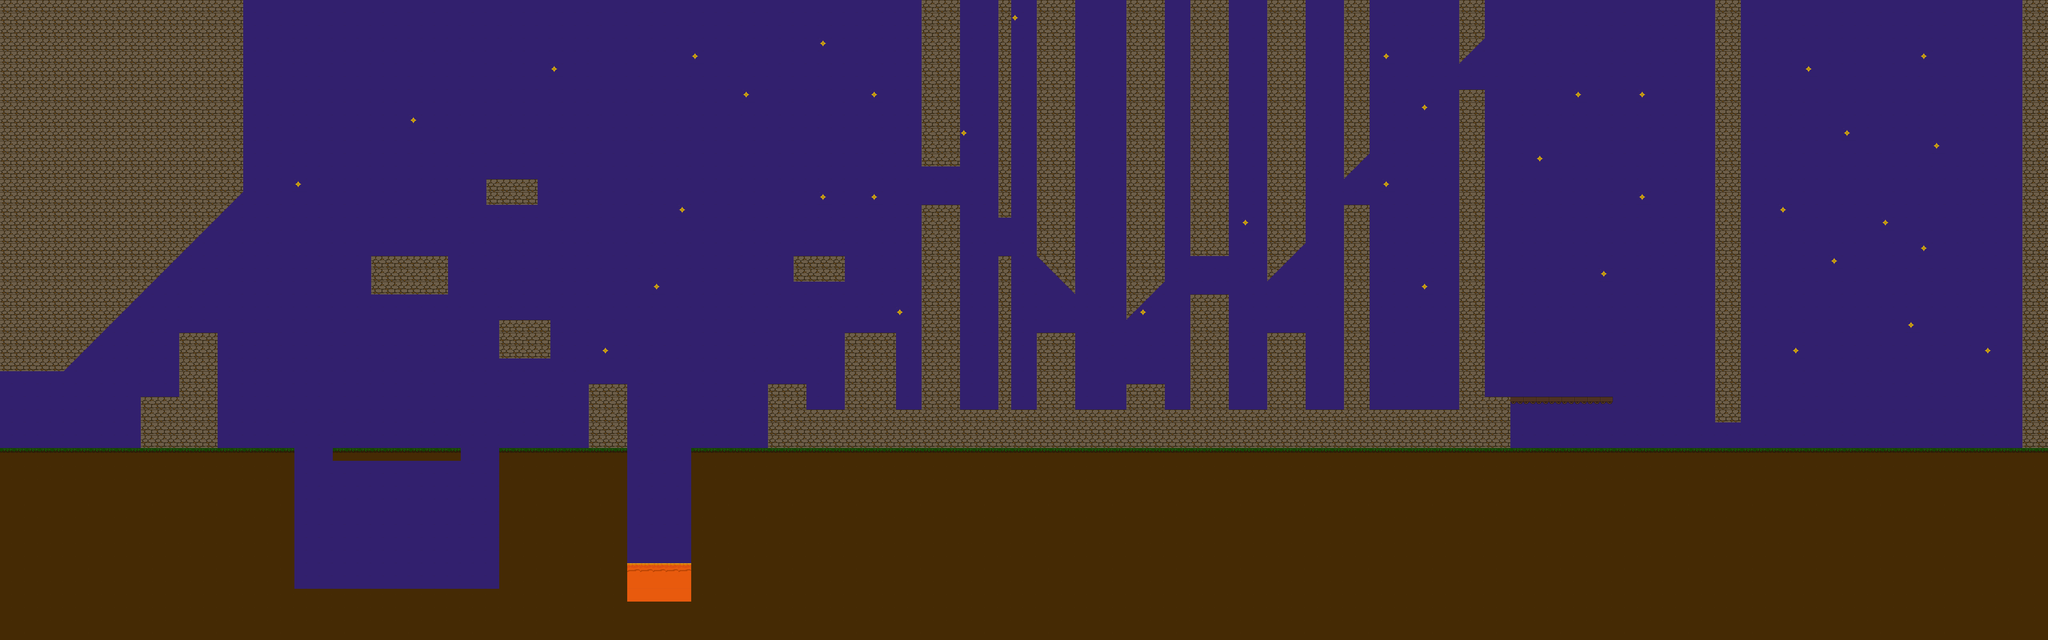

Rendered tile map (Tiled .tmx) drawn with the repository's tilesets; below, a short description and the map source with its tile grids summarised:
An orthogonal 160x50 tile map with 32x32 px tiles, 2 tile layers (Background, Collision), 2 tilesets and 3 objects.

<map version="1.2" tiledversion="1.2.4" orientation="orthogonal" renderorder="right-down" width="160" height="50" tilewidth="32" tileheight="32" infinite="0" nextlayerid="10" nextobjectid="1">
 <tileset firstgid="1" name="bad-tileset" tilewidth="32" tileheight="32" tilecount="12" columns="4">
  <properties>
   <property name="collision " type="bool" value="true" />
  </properties>
  <image source="../tilesets/bad-tileset.png" width="128" height="96" />
  <tile id="0">
   <properties>
    <property name="collision" type="bool" value="true" />
   </properties>
   <objectgroup draworder="index">
    <object id="1" x="0" y="0" width="32" height="32" />
    <object id="2" x="0" y="0" width="32" height="32" />
   </objectgroup>
  </tile>
  <tile id="1">
   <properties>
    <property name="collision" type="bool" value="true" />
   </properties>
  </tile>
  <tile id="2">
   <properties>
    <property name="collision" type="bool" value="true" />
   </properties>
  </tile>
  <tile id="3">
   <properties>
    <property name="collision" type="bool" value="true" />
   </properties>
  </tile>
  <tile id="4">
   <properties>
    <property name="collision" type="bool" value="true" />
   </properties>
  </tile>
  <tile id="5">
   <properties>
    <property name="collision" type="bool" value="true" />
   </properties>
   <objectgroup draworder="index">
    <object id="1" x="0.25" y="0.25" width="34.5" height="30.5" />
   </objectgroup>
  </tile>
  <tile id="6">
   <properties>
    <property name="collision" type="bool" value="true" />
   </properties>
  </tile>
  <tile id="7">
   <properties>
    <property name="collision" type="bool" value="true" />
   </properties>
  </tile>
  <tile id="8">
   <properties>
    <property name="collision" type="bool" value="true" />
   </properties>
  </tile>
  <tile id="9">
   <properties>
    <property name="collision" type="bool" value="true" />
   </properties>
  </tile>
  <tile id="10">
   <properties>
    <property name="collision" type="bool" value="true" />
   </properties>
  </tile>
  <tile id="11">
   <properties>
    <property name="collision" type="bool" value="true" />
   </properties>
  </tile>
 </tileset>
 <tileset firstgid="13" name="decent-tileset" tilewidth="32" tileheight="32" tilecount="12" columns="4">
  <image source="../tilesets/decent-tileset.png" trans="ff00ff" width="128" height="96" />
 </tileset>
 <layer id="8" name="Background" width="160" height="50">
  <data>[8000 cells, 8000 non-empty, 4 distinct tile ids]</data>
 </layer>
 <layer id="9" name="Collision" width="160" height="50">
  <data>[8000 cells, 3663 non-empty, 7 distinct tile ids]</data>
 </layer>
</map>